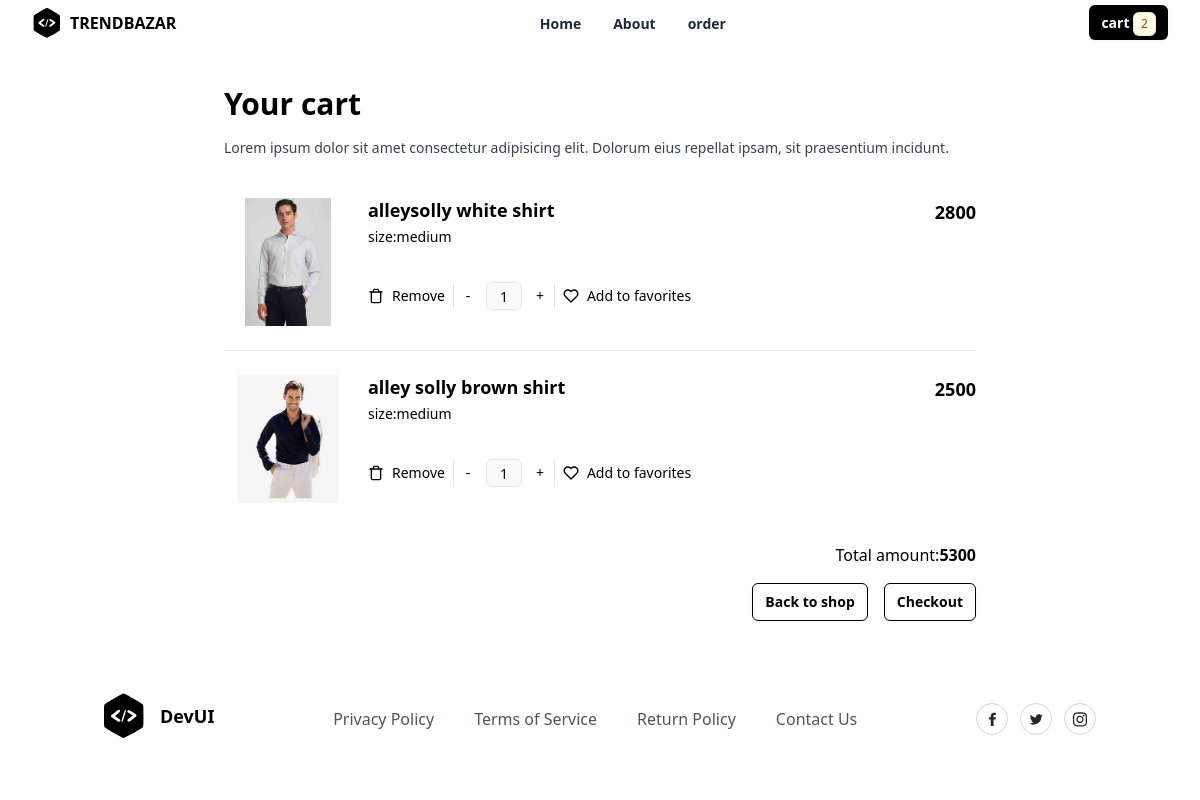
The app's page /cart/all/ (signed in) with its own data.
### store/models.py (models this page shows, shortened)
class BasketItem(models.Model):
    basket_object = models.ForeignKey(Basket, on_delete=models.CASCADE,related_name='cartitems')
    product_object = models.ForeignKey(Product, on_delete=models.CASCADE)
    size_object = models.ForeignKey(Size, on_delete=models.CASCADE)
    quantity = models.PositiveIntegerField(default=1)
    created_date = models.DateTimeField(auto_now_add=True)
    updated_date = models.DateTimeField(auto_now=True)
    is_active = models.BooleanField(default=True)
    is_order_placed=models.BooleanField(default=False)
    @property
    def item_total(self):
        return self.product_object.price *self.quantity

class Product(models.Model):
    title = models.CharField(max_length=200)
    description = models.TextField(null=True, blank=True)
    size_object = models.ManyToManyField(Size,null=True)
    category_object = models.ForeignKey(Category, on_delete=models.CASCADE)
    brand_object = models.ForeignKey(Brand, on_delete=models.CASCADE)
    image = models.ImageField(upload_to='product_images', null=True, blank=True, default='product_images/default.jpg')
    price = models.PositiveIntegerField()
    created_date = models.DateTimeField(auto_now_add=True)
    updated_date = models.DateTimeField(auto_now=True)
    is_active = models.BooleanField(default=True)

class Size(models.Model):
    name = models.CharField(max_length=100, unique=True)
    created_date = models.DateTimeField(auto_now_add=True)
    updated_date = models.DateTimeField(auto_now=True)
    is_active = models.BooleanField(default=True)

class Basket(models.Model):
    owner = models.OneToOneField(User, on_delete=models.CASCADE,related_name='cart')
    created_date = models.DateTimeField(auto_now_add=True)
    updated_date = models.DateTimeField(auto_now=True)
    is_active = models.BooleanField(default=True)
    @property
    def basket_total(self):
        cart_items=self.cartitems.filter(is_order_placed=False)
        total=0
        if cart_items:
            for item in cart_items:
                total+=item.item_total
        return total

### store/views.py (the view)
# urls.py: path('cart/all/',views.CartItemListView.as_view(),name="cart-list"),
class CartItemListView(View):
    def get(self,request,*args,**kwargs):
        qs=request.user.cart.cartitems.filter(is_order_placed=False)
        return render(request,'cart_items.html',{"data":qs})

### store/context_processors.py (called while the page is built)
def cart_count(request):
    count = 0
    if request.user.is_authenticated:
        cart_item_count = request.user.cart.cartitems.filter(is_order_placed=False).count()
        if cart_item_count > 0:
            data = request.user.cart.cartitems.filter(is_order_placed=False).aggregate(total=Sum('quantity'))
            count = data.get('total')
    return {'item_count': count}

### store/templates/cart_items.html (shortened to what this page needs)
{%extends 'base.html'%}
{%block body_block%}
<div class="mx-auto flex max-w-3xl flex-col space-y-4 p-6 px-2 sm:p-10 sm:px-2">
    <h2 class="text-3xl font-bold">Your cart</h2>
    <p class="mt-3 text-sm font-medium text-gray-700">
      Lorem ipsum dolor sit amet consectetur adipisicing elit. Dolorum eius
      repellat ipsam, sit praesentium incidunt.
    </p>
    <ul class="flex flex-col divide-y divide-gray-200">
       {% for bi in data%}
       <li class="flex flex-col py-6 sm:flex-row sm:justify-between">
        <div class="flex w-full space-x-2 sm:space-x-4">
          <img
            class="h-20 w-20 flex-shrink-0 rounded object-contain outline-none dark:border-transparent sm:h-32 sm:w-32"
            src="{{bi.product_object.image.url}}"
            alt="Nike Air Force 1 07 LV8"
          />
          <div class="flex w-full flex-col justify-between pb-4">
            <div class="flex w-full justify-between space-x-2 pb-2">
              <div class="space-y-1">
                <h3 class="text-lg font-semibold leading-snug sm:pr-8">
                  {{bi.product_object.title}}
                </h3>
                <p class="text-sm">size:{{bi.size_object.name}}</p>
              </div>
              <div class="text-right">
                <p class="text-lg font-semibold">{{bi.item_total}}</p>
              </div>
            </div>
            <div class="flex divide-x text-sm">
              <a
                href="{% url 'basket-remove' bi.id%}"
                class="flex items-center space-x-2 px-2 py-1 pl-0"
              >
                <span>Remove</span>
            </a>
            <form action="{% url 'basket-item-qty-update' bi.id %}" method="post">
                <div class="min-w-24 flex">
                  <button type="submit" class="h-7 w-7" name="action" value="dec">
                    -
                    </button>
                    <input
                      type="text"
                      class="mx-1 h-7 w-9 rounded-md border text-center"
                      value="{{bi.quantity}}"
                      disabled
                    />
                    <button
                      type="submit"
                      name="action"
                      value="inc"
                      class="flex h-7 w-7 items-center justify-center"
                    >
                      +
                    </button>
                  </div>
              </form>
              <button type="button" class="flex items-center space-x-2 px-2 py-1">
                <span>Add to favorites</span>
              </button>
            </div>
          </div>
        </div>
      </li>
       {% endfor %}
    </ul>
    <div class="space-y-1 text-right">
      <p>
        Total amount:<span class="font-semibold">{{request.user.cart.basket_total}}</span>
      </p>
    </div>
    <div class="flex justify-end space-x-4">
      <button
        type="button"
        class="rounded-md border border-black px-3 py-2 text-sm font-semibold text-black shadow-sm focus-visible:outline focus-visible:outline-2 focus-visible:outline-offset-2 focus-visible:outline-black"
      >
        Back to shop
      </button>
      <a
        href="{% url 'checkout' %}"
        class="rounded-md border border-black px-3 py-2 text-sm font-semibold text-black shadow-sm focus-visible:outline focus-visible:outline-2 focus-visible:outline-offset-2 focus-visible:outline-black"
      >
        Checkout
      </a>
    </div>
  </div>
{%endblock%}

### records on screen
BasketItem: product_object.image (picture), product_object "alleysolly white shirt", size_object.name "medium", item_total "2800", quantity "1"
BasketItem: product_object.image (picture), product_object "alley solly brown shirt", size_object.name "medium", item_total "2500", quantity "1"

### other values on screen
{{ item_count }} "2"
{{ request.user.cart.basket_total }} "5300"
